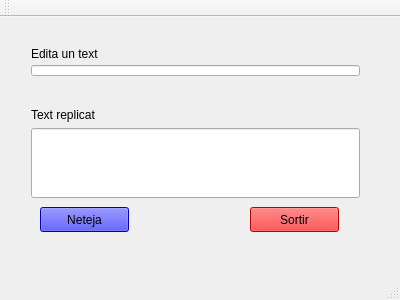
<?xml version="1.0" encoding="UTF-8"?>
<ui version="4.0">
 <class>MainWindow</class>
 <widget class="QMainWindow" name="MainWindow">
  <property name="geometry">
   <rect>
    <x>0</x>
    <y>0</y>
    <width>400</width>
    <height>300</height>
   </rect>
  </property>
  <property name="windowTitle">
   <string>MainWindow</string>
  </property>
  <widget class="QWidget" name="centralWidget">
   <widget class="QPushButton" name="pushButton">
    <property name="geometry">
     <rect>
      <x>40</x>
      <y>190</y>
      <width>89</width>
      <height>25</height>
     </rect>
    </property>
    <property name="styleSheet">
     <string notr="true">background-color:blue</string>
    </property>
    <property name="text">
     <string>Neteja</string>
    </property>
   </widget>
   <widget class="QPushButton" name="pushButton_2">
    <property name="geometry">
     <rect>
      <x>250</x>
      <y>190</y>
      <width>89</width>
      <height>25</height>
     </rect>
    </property>
    <property name="styleSheet">
     <string notr="true">background-color: red</string>
    </property>
    <property name="text">
     <string>Sortir</string>
    </property>
   </widget>
   <widget class="QWidget" name="">
    <property name="geometry">
     <rect>
      <x>20</x>
      <y>20</y>
      <width>351</width>
      <height>50</height>
     </rect>
    </property>
    <layout class="QVBoxLayout" name="verticalLayout">
     <item>
      <widget class="QLabel" name="label">
       <property name="text">
        <string>Edita un text</string>
       </property>
      </widget>
     </item>
     <item>
      <widget class="QLineEdit" name="lineEdit"/>
     </item>
    </layout>
   </widget>
   <widget class="QWidget" name="">
    <property name="geometry">
     <rect>
      <x>20</x>
      <y>80</y>
      <width>351</width>
      <height>101</height>
     </rect>
    </property>
    <layout class="QVBoxLayout" name="verticalLayout_2">
     <item>
      <widget class="QLabel" name="label_2">
       <property name="text">
        <string>Text replicat</string>
       </property>
      </widget>
     </item>
     <item>
      <widget class="QLineEdit" name="lineEdit_2">
       <property name="minimumSize">
        <size>
         <width>0</width>
         <height>70</height>
        </size>
       </property>
       <property name="font">
        <font>
         <pointsize>19</pointsize>
         <italic>true</italic>
        </font>
       </property>
      </widget>
     </item>
    </layout>
   </widget>
  </widget>
  <widget class="QMenuBar" name="menuBar">
   <property name="geometry">
    <rect>
     <x>0</x>
     <y>0</y>
     <width>400</width>
     <height>22</height>
    </rect>
   </property>
  </widget>
  <widget class="QToolBar" name="mainToolBar">
   <attribute name="toolBarArea">
    <enum>TopToolBarArea</enum>
   </attribute>
   <attribute name="toolBarBreak">
    <bool>false</bool>
   </attribute>
  </widget>
  <widget class="QStatusBar" name="statusBar"/>
 </widget>
 <layoutdefault spacing="6" margin="11"/>
 <resources/>
 <connections>
  <connection>
   <sender>lineEdit</sender>
   <signal>textEdited(QString)</signal>
   <receiver>lineEdit_2</receiver>
   <slot>setText(QString)</slot>
   <hints>
    <hint type="sourcelabel">
     <x>174</x>
     <y>96</y>
    </hint>
    <hint type="destinationlabel">
     <x>179</x>
     <y>159</y>
    </hint>
   </hints>
  </connection>
  <connection>
   <sender>pushButton</sender>
   <signal>clicked(bool)</signal>
   <receiver>lineEdit_2</receiver>
   <slot>clear()</slot>
   <hints>
    <hint type="sourcelabel">
     <x>84</x>
     <y>236</y>
    </hint>
    <hint type="destinationlabel">
     <x>64</x>
     <y>201</y>
    </hint>
   </hints>
  </connection>
  <connection>
   <sender>pushButton</sender>
   <signal>clicked(bool)</signal>
   <receiver>lineEdit</receiver>
   <slot>clear()</slot>
   <hints>
    <hint type="sourcelabel">
     <x>46</x>
     <y>236</y>
    </hint>
    <hint type="destinationlabel">
     <x>70</x>
     <y>102</y>
    </hint>
   </hints>
  </connection>
  <connection>
   <sender>pushButton_2</sender>
   <signal>clicked(bool)</signal>
   <receiver>MainWindow</receiver>
   <slot>close()</slot>
   <hints>
    <hint type="sourcelabel">
     <x>307</x>
     <y>245</y>
    </hint>
    <hint type="destinationlabel">
     <x>339</x>
     <y>267</y>
    </hint>
   </hints>
  </connection>
 </connections>
</ui>
